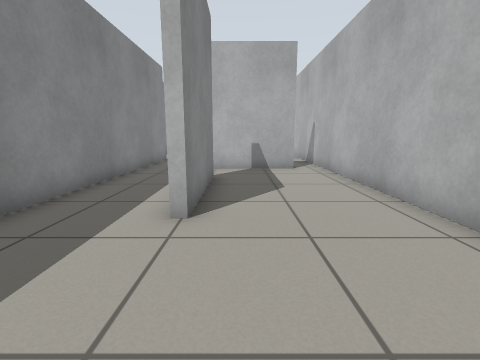
View 1 (above)

16 first-person views from a walk through a Gazebo world. The camera is 0.72 m above the floor, tilts 10° down and sees 85° across. The floor is counted in squares, 0.5 m on a side. Each view is taken from the middle of a square. On the plan, view 1 faces up. The plan holds only what a view shows up to about 13 squares ahead; the rest is blank.

View 2
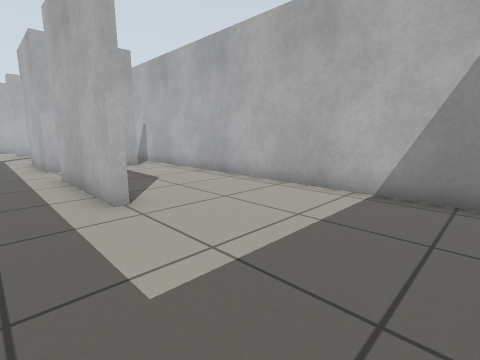

View 3
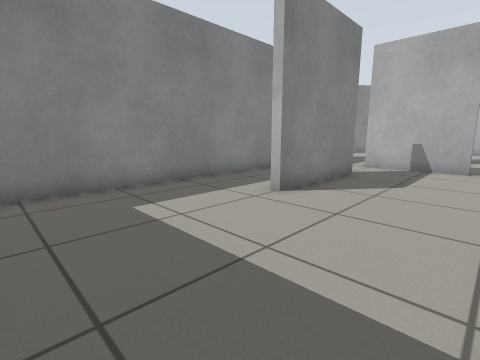

View 4
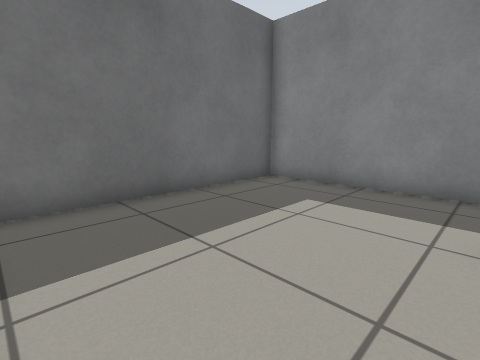

View 5
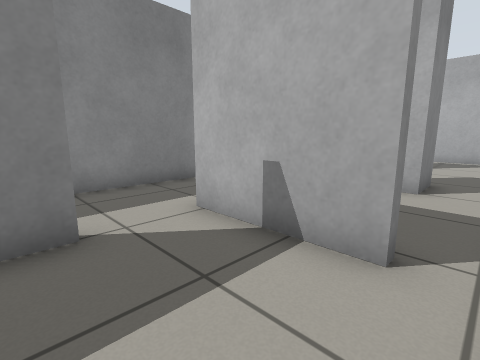

View 6
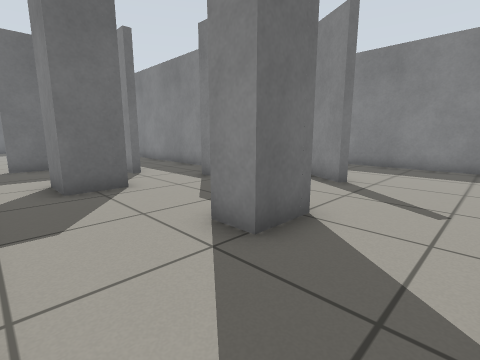

View 7
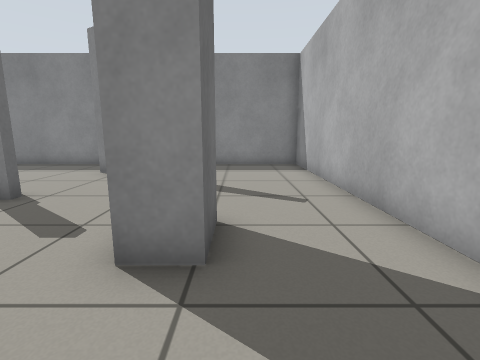

View 8
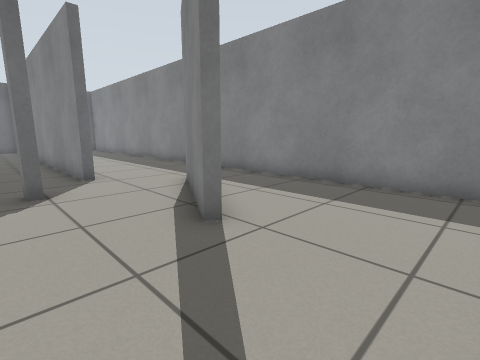

View 9
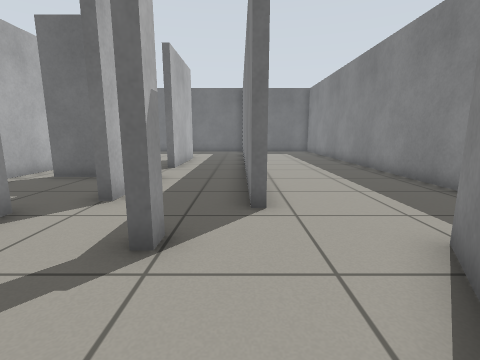

View 10
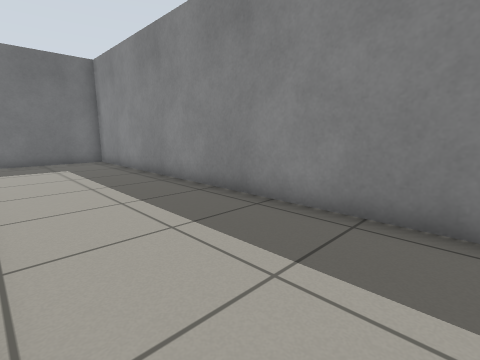

View 11
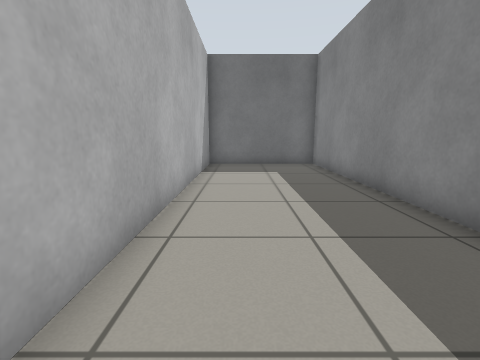

View 12
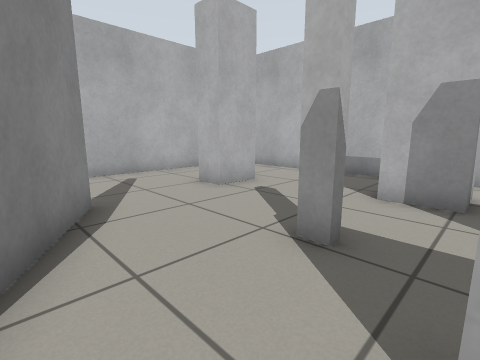

View 13
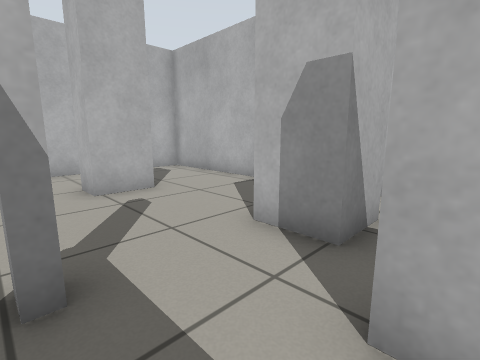

View 14
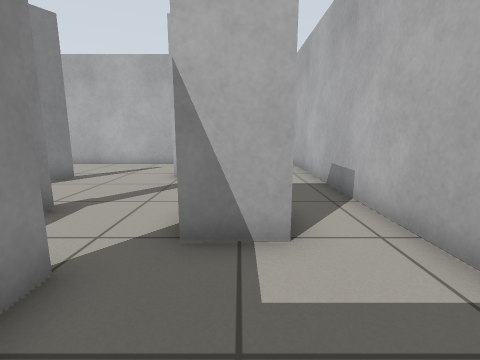

View 15
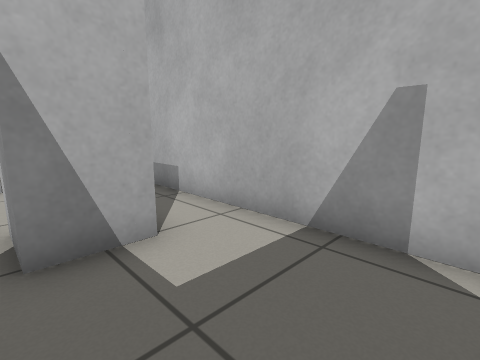

View 16
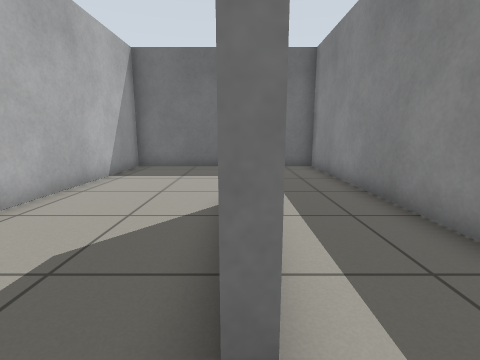

### Floor plan
Ten units are one square. View 1 is at (0, 0); x grows to the right and y downward. Boxes are objects, and circles mark ways between rooms. Rooms are numbered by the first view taken in them; rooms with no view inside come last. Other rooms are left out.
<svg viewBox="-101 -252 142 274">
<path fill="none" stroke="#000" d="M-12 -42 -12 -89M-9 -89 -9 -42M24 -110 -12 -110M-42 -105 -42 17 36 17 36 -115M-12 -206 -12 -216 3 -216 3 -206 -12 -206M-26 -169 -26 -164 -29 -164 -29 -169 -26 -169M-45 -207 -68 -167M2 -169 17 -169 17 -154 2 -154 2 -169M-46 -150 -42 -150 -42 -105M-12 -110 -12 -145 -9 -145 -9 -139M8 -113 23 -113M36 -115 36 -247 -96 -247 -96 -165M-96 -165 -96 17 -45 17 -45 -96"/>
<circle cx="-25" cy="-100" r="3" fill="#2a7"/>
<circle cx="30" cy="-110" r="3" fill="#2a7"/>
<circle cx="-70" cy="-165" r="3" fill="#2a7"/>
<text x="0" y="-40">1</text>
<text x="-20" y="-190">2</text>
<text x="-70" y="-70">3</text>
</svg>
Room 1 opens to room 2. Room 2 opens to room 3.

Where each view was taken, in squares from view 1:
view 1: 0 up, 0 right, facing up
view 2: 1 down, 3 left, facing up-right
view 3: 1 down, 3 right, facing up-left
view 4: 4 up, 3 right, facing down-left
view 5: 8 up, 3 right, facing up-left
view 6: 24 up, 3 right, facing down-left
view 7: 22 up, 3 right, facing left
view 8: 24 up, 2 left, facing down-left
view 9: 20 up, 4 left, facing down
view 10: 13 up, 5 left, facing down-left
view 11: 11 up, 6 left, facing down
view 12: 15 up, 6 left, facing up-right
view 13: 14 up, 3 left, facing up-right
view 14: 12 up, 1 right, facing up
view 15: 12 up, 0 right, facing up-right
view 16: 10 up, 1 left, facing down
